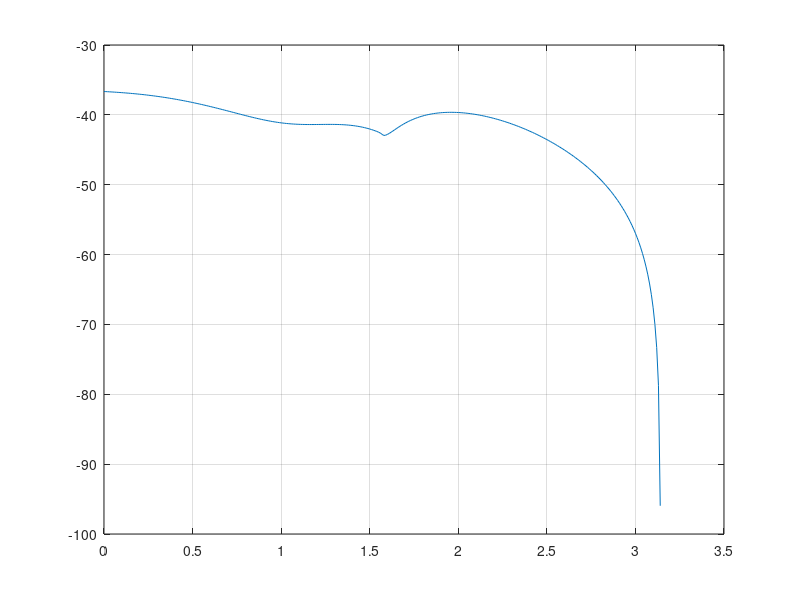

Recreate this plot in MATLAB.
function [sigama_Q] = calculate_sphere_G2(k,R)


if(nargin<2)
    k=8*pi;
    R=0.1;
end
a=calculate_integral(k,R,0)

l_theta_p=0:0.01:pi;
l_out=zeros(size(l_theta_p));
l_NIs=zeros(size(l_theta_p));
for ii=1:length(l_theta_p)
    theta_p=l_theta_p(ii);
    l_NIs(ii)=calculate_integral(k,R,theta_p);  
    l_out(ii)=l_NIs(ii)*sin(theta_p);
end
  plot(l_theta_p,10*log10(l_NIs),'-')
  grid on;

G=sum(l_out);
% sigama_Q=4*pi *pi*R^2 *(2*pi*R/k*sin(k*R))^2/G;

end

function [NIs] = calculate_integral(k,R,theta_p)
fun = @(theta,phi) exp(1i*k*R*(-sin(theta_p).*sin(theta).*cos(phi)+(-1-cos(theta_p))*cos(theta)))...
     .*abs(sin(theta))*R^2;

% fun = @(theta,phi) R^2*abs(sin(theta))+0*theta.*phi
    thetamin = @(phi) -atan(1./cos(phi)/tan(theta_p));
    thetamax =  pi/2;
    phimin = -pi/2;
    phimax = pi/2;

q= integral2(fun,phimin,phimax,thetamin,thetamax');
NIs=(abs(q))^2;
end

